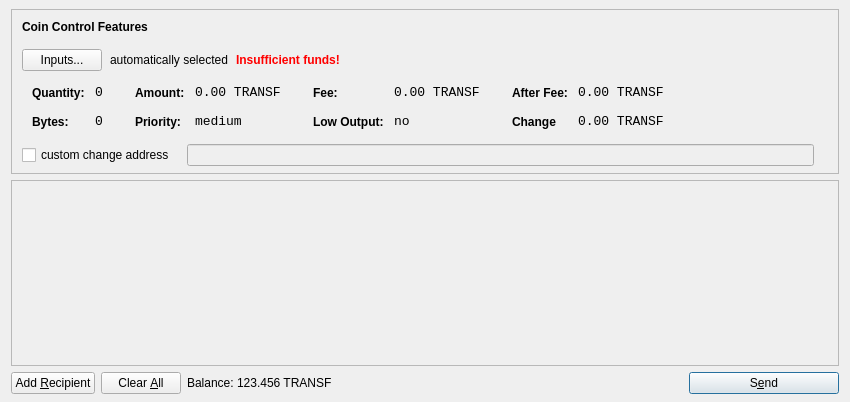
<?xml version="1.0" encoding="UTF-8"?>
<ui version="4.0">
 <class>SendCoinsDialog</class>
 <widget class="QDialog" name="SendCoinsDialog">
  <property name="geometry">
   <rect>
    <x>0</x>
    <y>0</y>
    <width>850</width>
    <height>402</height>
   </rect>
  </property>
  <property name="windowTitle">
   <string>Send Coins</string>
  </property>
  <layout class="QVBoxLayout" name="verticalLayout" stretch="0,1,0">
   <property name="topMargin">
    <number>9</number>
   </property>
   <property name="bottomMargin">
    <number>8</number>
   </property>
   <item>
    <widget class="QFrame" name="frameCoinControl">
     <property name="sizePolicy">
      <sizepolicy hsizetype="Expanding" vsizetype="Expanding">
       <horstretch>0</horstretch>
       <verstretch>0</verstretch>
      </sizepolicy>
     </property>
     <property name="maximumSize">
      <size>
       <width>16777215</width>
       <height>16777215</height>
      </size>
     </property>
     <property name="frameShape">
      <enum>QFrame::StyledPanel</enum>
     </property>
     <property name="frameShadow">
      <enum>QFrame::Sunken</enum>
     </property>
     <layout class="QVBoxLayout" name="verticalLayoutCoinControl2">
      <property name="spacing">
       <number>6</number>
      </property>
      <property name="leftMargin">
       <number>0</number>
      </property>
      <property name="topMargin">
       <number>0</number>
      </property>
      <property name="rightMargin">
       <number>0</number>
      </property>
      <property name="bottomMargin">
       <number>6</number>
      </property>
      <item>
       <layout class="QVBoxLayout" name="verticalLayoutCoinControl" stretch="0,0,0,0,1">
        <property name="spacing">
         <number>0</number>
        </property>
        <property name="leftMargin">
         <number>10</number>
        </property>
        <property name="topMargin">
         <number>10</number>
        </property>
        <item>
         <layout class="QHBoxLayout" name="horizontalLayoutCoinControl1">
          <property name="bottomMargin">
           <number>15</number>
          </property>
          <item>
           <widget class="QLabel" name="labelCoinControlFeatures">
            <property name="sizePolicy">
             <sizepolicy hsizetype="Preferred" vsizetype="Maximum">
              <horstretch>0</horstretch>
              <verstretch>0</verstretch>
             </sizepolicy>
            </property>
            <property name="font">
             <font>
              <weight>75</weight>
              <bold>true</bold>
             </font>
            </property>
            <property name="styleSheet">
             <string notr="true">font-weight:bold;</string>
            </property>
            <property name="text">
             <string>Coin Control Features</string>
            </property>
           </widget>
          </item>
         </layout>
        </item>
        <item>
         <layout class="QHBoxLayout" name="horizontalLayoutCoinControl2" stretch="0,0,0,0">
          <property name="spacing">
           <number>8</number>
          </property>
          <property name="bottomMargin">
           <number>10</number>
          </property>
          <item>
           <widget class="QPushButton" name="pushButtonCoinControl">
            <property name="styleSheet">
             <string notr="true"/>
            </property>
            <property name="text">
             <string>Inputs...</string>
            </property>
           </widget>
          </item>
          <item>
           <widget class="QLabel" name="labelCoinControlAutomaticallySelected">
            <property name="text">
             <string>automatically selected</string>
            </property>
            <property name="margin">
             <number>5</number>
            </property>
           </widget>
          </item>
          <item>
           <widget class="QLabel" name="labelCoinControlInsuffFunds">
            <property name="font">
             <font>
              <weight>75</weight>
              <bold>true</bold>
             </font>
            </property>
            <property name="styleSheet">
             <string notr="true">color:red;font-weight:bold;</string>
            </property>
            <property name="text">
             <string>Insufficient funds!</string>
            </property>
            <property name="margin">
             <number>5</number>
            </property>
           </widget>
          </item>
          <item>
           <spacer name="horizontalSpacerCoinControl">
            <property name="orientation">
             <enum>Qt::Horizontal</enum>
            </property>
            <property name="sizeHint" stdset="0">
             <size>
              <width>40</width>
              <height>1</height>
             </size>
            </property>
           </spacer>
          </item>
         </layout>
        </item>
        <item>
         <widget class="QWidget" name="widgetCoinControl" native="true">
          <property name="sizePolicy">
           <sizepolicy hsizetype="Preferred" vsizetype="Preferred">
            <horstretch>0</horstretch>
            <verstretch>0</verstretch>
           </sizepolicy>
          </property>
          <property name="minimumSize">
           <size>
            <width>0</width>
            <height>0</height>
           </size>
          </property>
          <property name="styleSheet">
           <string notr="true"/>
          </property>
          <layout class="QHBoxLayout" name="horizontalLayoutCoinControl5">
           <property name="leftMargin">
            <number>0</number>
           </property>
           <property name="topMargin">
            <number>0</number>
           </property>
           <property name="rightMargin">
            <number>0</number>
           </property>
           <property name="bottomMargin">
            <number>0</number>
           </property>
           <item>
            <layout class="QHBoxLayout" name="horizontalLayoutCoinControl3" stretch="0,0,0,1">
             <property name="spacing">
              <number>20</number>
             </property>
             <property name="topMargin">
              <number>0</number>
             </property>
             <property name="bottomMargin">
              <number>10</number>
             </property>
             <item>
              <layout class="QFormLayout" name="formLayoutCoinControl1">
               <property name="horizontalSpacing">
                <number>10</number>
               </property>
               <property name="verticalSpacing">
                <number>14</number>
               </property>
               <property name="leftMargin">
                <number>10</number>
               </property>
               <property name="topMargin">
                <number>4</number>
               </property>
               <property name="rightMargin">
                <number>6</number>
               </property>
               <item row="0" column="0">
                <widget class="QLabel" name="labelCoinControlQuantityText">
                 <property name="styleSheet">
                  <string notr="true">font-weight:bold;</string>
                 </property>
                 <property name="text">
                  <string>Quantity:</string>
                 </property>
                 <property name="margin">
                  <number>0</number>
                 </property>
                </widget>
               </item>
               <item row="0" column="1">
                <widget class="QLabel" name="labelCoinControlQuantity">
                 <property name="font">
                  <font>
                   <family>Monospace</family>
                   <pointsize>10</pointsize>
                  </font>
                 </property>
                 <property name="cursor">
                  <cursorShape>IBeamCursor</cursorShape>
                 </property>
                 <property name="contextMenuPolicy">
                  <enum>Qt::ActionsContextMenu</enum>
                 </property>
                 <property name="text">
                  <string>0</string>
                 </property>
                 <property name="margin">
                  <number>0</number>
                 </property>
                 <property name="textInteractionFlags">
                  <set>Qt::LinksAccessibleByMouse|Qt::TextSelectableByKeyboard|Qt::TextSelectableByMouse</set>
                 </property>
                </widget>
               </item>
               <item row="1" column="0">
                <widget class="QLabel" name="labelCoinControlBytesText">
                 <property name="styleSheet">
                  <string notr="true">font-weight:bold;</string>
                 </property>
                 <property name="text">
                  <string>Bytes:</string>
                 </property>
                </widget>
               </item>
               <item row="1" column="1">
                <widget class="QLabel" name="labelCoinControlBytes">
                 <property name="font">
                  <font>
                   <family>Monospace</family>
                   <pointsize>10</pointsize>
                  </font>
                 </property>
                 <property name="cursor">
                  <cursorShape>IBeamCursor</cursorShape>
                 </property>
                 <property name="contextMenuPolicy">
                  <enum>Qt::ActionsContextMenu</enum>
                 </property>
                 <property name="text">
                  <string>0</string>
                 </property>
                 <property name="textInteractionFlags">
                  <set>Qt::LinksAccessibleByMouse|Qt::TextSelectableByKeyboard|Qt::TextSelectableByMouse</set>
                 </property>
                </widget>
               </item>
              </layout>
             </item>
             <item>
              <layout class="QFormLayout" name="formLayoutCoinControl2">
               <property name="horizontalSpacing">
                <number>10</number>
               </property>
               <property name="verticalSpacing">
                <number>14</number>
               </property>
               <property name="leftMargin">
                <number>6</number>
               </property>
               <property name="topMargin">
                <number>4</number>
               </property>
               <property name="rightMargin">
                <number>6</number>
               </property>
               <item row="0" column="0">
                <widget class="QLabel" name="labelCoinControlAmountText">
                 <property name="styleSheet">
                  <string notr="true">font-weight:bold;</string>
                 </property>
                 <property name="text">
                  <string>Amount:</string>
                 </property>
                 <property name="margin">
                  <number>0</number>
                 </property>
                </widget>
               </item>
               <item row="0" column="1">
                <widget class="QLabel" name="labelCoinControlAmount">
                 <property name="font">
                  <font>
                   <family>Monospace</family>
                   <pointsize>10</pointsize>
                  </font>
                 </property>
                 <property name="cursor">
                  <cursorShape>IBeamCursor</cursorShape>
                 </property>
                 <property name="contextMenuPolicy">
                  <enum>Qt::ActionsContextMenu</enum>
                 </property>
                 <property name="text">
                  <string>0.00 TRANSF</string>
                 </property>
                 <property name="textInteractionFlags">
                  <set>Qt::LinksAccessibleByMouse|Qt::TextSelectableByKeyboard|Qt::TextSelectableByMouse</set>
                 </property>
                </widget>
               </item>
               <item row="1" column="0">
                <widget class="QLabel" name="labelCoinControlPriorityText">
                 <property name="styleSheet">
                  <string notr="true">font-weight:bold;</string>
                 </property>
                 <property name="text">
                  <string>Priority:</string>
                 </property>
                </widget>
               </item>
               <item row="1" column="1">
                <widget class="QLabel" name="labelCoinControlPriority">
                 <property name="font">
                  <font>
                   <family>Monospace</family>
                   <pointsize>10</pointsize>
                  </font>
                 </property>
                 <property name="cursor">
                  <cursorShape>IBeamCursor</cursorShape>
                 </property>
                 <property name="contextMenuPolicy">
                  <enum>Qt::ActionsContextMenu</enum>
                 </property>
                 <property name="text">
                  <string>medium</string>
                 </property>
                 <property name="textInteractionFlags">
                  <set>Qt::LinksAccessibleByMouse|Qt::TextSelectableByKeyboard|Qt::TextSelectableByMouse</set>
                 </property>
                </widget>
               </item>
              </layout>
             </item>
             <item>
              <layout class="QFormLayout" name="formLayoutCoinControl3">
               <property name="horizontalSpacing">
                <number>10</number>
               </property>
               <property name="verticalSpacing">
                <number>14</number>
               </property>
               <property name="leftMargin">
                <number>6</number>
               </property>
               <property name="topMargin">
                <number>4</number>
               </property>
               <property name="rightMargin">
                <number>6</number>
               </property>
               <item row="0" column="0">
                <widget class="QLabel" name="labelCoinControlFeeText">
                 <property name="styleSheet">
                  <string notr="true">font-weight:bold;</string>
                 </property>
                 <property name="text">
                  <string>Fee:</string>
                 </property>
                 <property name="margin">
                  <number>0</number>
                 </property>
                </widget>
               </item>
               <item row="0" column="1">
                <widget class="QLabel" name="labelCoinControlFee">
                 <property name="font">
                  <font>
                   <family>Monospace</family>
                   <pointsize>10</pointsize>
                  </font>
                 </property>
                 <property name="cursor">
                  <cursorShape>IBeamCursor</cursorShape>
                 </property>
                 <property name="contextMenuPolicy">
                  <enum>Qt::ActionsContextMenu</enum>
                 </property>
                 <property name="text">
                  <string>0.00 TRANSF</string>
                 </property>
                 <property name="textInteractionFlags">
                  <set>Qt::LinksAccessibleByMouse|Qt::TextSelectableByKeyboard|Qt::TextSelectableByMouse</set>
                 </property>
                </widget>
               </item>
               <item row="1" column="0">
                <widget class="QLabel" name="labelCoinControlLowOutputText">
                 <property name="styleSheet">
                  <string notr="true">font-weight:bold;</string>
                 </property>
                 <property name="text">
                  <string>Low Output:</string>
                 </property>
                </widget>
               </item>
               <item row="1" column="1">
                <widget class="QLabel" name="labelCoinControlLowOutput">
                 <property name="font">
                  <font>
                   <family>Monospace</family>
                   <pointsize>10</pointsize>
                  </font>
                 </property>
                 <property name="cursor">
                  <cursorShape>IBeamCursor</cursorShape>
                 </property>
                 <property name="contextMenuPolicy">
                  <enum>Qt::ActionsContextMenu</enum>
                 </property>
                 <property name="text">
                  <string>no</string>
                 </property>
                 <property name="textInteractionFlags">
                  <set>Qt::LinksAccessibleByMouse|Qt::TextSelectableByKeyboard|Qt::TextSelectableByMouse</set>
                 </property>
                </widget>
               </item>
              </layout>
             </item>
             <item>
              <layout class="QFormLayout" name="formLayoutCoinControl4">
               <property name="horizontalSpacing">
                <number>10</number>
               </property>
               <property name="verticalSpacing">
                <number>14</number>
               </property>
               <property name="leftMargin">
                <number>6</number>
               </property>
               <property name="topMargin">
                <number>4</number>
               </property>
               <property name="rightMargin">
                <number>6</number>
               </property>
               <item row="0" column="0">
                <widget class="QLabel" name="labelCoinControlAfterFeeText">
                 <property name="styleSheet">
                  <string notr="true">font-weight:bold;</string>
                 </property>
                 <property name="text">
                  <string>After Fee:</string>
                 </property>
                 <property name="margin">
                  <number>0</number>
                 </property>
                </widget>
               </item>
               <item row="0" column="1">
                <widget class="QLabel" name="labelCoinControlAfterFee">
                 <property name="font">
                  <font>
                   <family>Monospace</family>
                   <pointsize>10</pointsize>
                  </font>
                 </property>
                 <property name="cursor">
                  <cursorShape>IBeamCursor</cursorShape>
                 </property>
                 <property name="contextMenuPolicy">
                  <enum>Qt::ActionsContextMenu</enum>
                 </property>
                 <property name="text">
                  <string>0.00 TRANSF</string>
                 </property>
                 <property name="textInteractionFlags">
                  <set>Qt::LinksAccessibleByMouse|Qt::TextSelectableByKeyboard|Qt::TextSelectableByMouse</set>
                 </property>
                </widget>
               </item>
               <item row="1" column="0">
                <widget class="QLabel" name="labelCoinControlChangeText">
                 <property name="styleSheet">
                  <string notr="true">font-weight:bold;</string>
                 </property>
                 <property name="text">
                  <string>Change</string>
                 </property>
                </widget>
               </item>
               <item row="1" column="1">
                <widget class="QLabel" name="labelCoinControlChange">
                 <property name="font">
                  <font>
                   <family>Monospace</family>
                   <pointsize>10</pointsize>
                  </font>
                 </property>
                 <property name="cursor">
                  <cursorShape>IBeamCursor</cursorShape>
                 </property>
                 <property name="contextMenuPolicy">
                  <enum>Qt::ActionsContextMenu</enum>
                 </property>
                 <property name="text">
                  <string>0.00 TRANSF</string>
                 </property>
                 <property name="textInteractionFlags">
                  <set>Qt::LinksAccessibleByMouse|Qt::TextSelectableByKeyboard|Qt::TextSelectableByMouse</set>
                 </property>
                </widget>
               </item>
              </layout>
             </item>
            </layout>
           </item>
          </layout>
         </widget>
        </item>
        <item>
         <layout class="QHBoxLayout" name="horizontalLayoutCoinControl4" stretch="0,0,0">
          <property name="spacing">
           <number>12</number>
          </property>
          <property name="sizeConstraint">
           <enum>QLayout::SetDefaultConstraint</enum>
          </property>
          <property name="topMargin">
           <number>5</number>
          </property>
          <property name="rightMargin">
           <number>5</number>
          </property>
          <item>
           <widget class="QCheckBox" name="checkBoxCoinControlChange">
            <property name="text">
             <string>custom change address</string>
            </property>
           </widget>
          </item>
          <item>
           <widget class="QLineEdit" name="lineEditCoinControlChange">
            <property name="enabled">
             <bool>false</bool>
            </property>
            <property name="sizePolicy">
             <sizepolicy hsizetype="Expanding" vsizetype="Fixed">
              <horstretch>0</horstretch>
              <verstretch>0</verstretch>
             </sizepolicy>
            </property>
           </widget>
          </item>
          <item>
           <widget class="QLabel" name="labelCoinControlChangeLabel">
            <property name="sizePolicy">
             <sizepolicy hsizetype="Preferred" vsizetype="Expanding">
              <horstretch>0</horstretch>
              <verstretch>0</verstretch>
             </sizepolicy>
            </property>
            <property name="minimumSize">
             <size>
              <width>0</width>
              <height>0</height>
             </size>
            </property>
            <property name="text">
             <string/>
            </property>
            <property name="margin">
             <number>3</number>
            </property>
           </widget>
          </item>
         </layout>
        </item>
        <item>
         <spacer name="verticalSpacerCoinControl">
          <property name="orientation">
           <enum>Qt::Vertical</enum>
          </property>
          <property name="sizeHint" stdset="0">
           <size>
            <width>800</width>
            <height>1</height>
           </size>
          </property>
         </spacer>
        </item>
       </layout>
      </item>
     </layout>
    </widget>
   </item>
   <item>
    <widget class="QScrollArea" name="scrollArea">
     <property name="widgetResizable">
      <bool>true</bool>
     </property>
     <widget class="QWidget" name="scrollAreaWidgetContents">
      <property name="geometry">
       <rect>
        <x>0</x>
        <y>0</y>
        <width>830</width>
        <height>174</height>
       </rect>
      </property>
      <layout class="QVBoxLayout" name="verticalLayout_2">
       <property name="leftMargin">
        <number>0</number>
       </property>
       <property name="topMargin">
        <number>0</number>
       </property>
       <property name="rightMargin">
        <number>0</number>
       </property>
       <property name="bottomMargin">
        <number>0</number>
       </property>
       <item>
        <layout class="QVBoxLayout" name="entries">
         <property name="spacing">
          <number>6</number>
         </property>
        </layout>
       </item>
       <item>
        <spacer name="verticalSpacer">
         <property name="orientation">
          <enum>Qt::Vertical</enum>
         </property>
         <property name="sizeHint" stdset="0">
          <size>
           <width>20</width>
           <height>40</height>
          </size>
         </property>
        </spacer>
       </item>
      </layout>
     </widget>
    </widget>
   </item>
   <item>
    <layout class="QHBoxLayout" name="horizontalLayout">
     <item>
      <widget class="QPushButton" name="addButton">
       <property name="toolTip">
        <string>Send to multiple recipients at once</string>
       </property>
       <property name="text">
        <string>Add &amp;Recipient</string>
       </property>
       <property name="icon">
        <iconset resource="../bitcoin.qrc">
         <normaloff>:/icons/add</normaloff>:/icons/add</iconset>
       </property>
       <property name="autoDefault">
        <bool>false</bool>
       </property>
      </widget>
     </item>
     <item>
      <widget class="QPushButton" name="clearButton">
       <property name="sizePolicy">
        <sizepolicy hsizetype="Minimum" vsizetype="Fixed">
         <horstretch>0</horstretch>
         <verstretch>0</verstretch>
        </sizepolicy>
       </property>
       <property name="toolTip">
        <string>Remove all transaction fields</string>
       </property>
       <property name="text">
        <string>Clear &amp;All</string>
       </property>
       <property name="icon">
        <iconset resource="../bitcoin.qrc">
         <normaloff>:/icons/remove</normaloff>:/icons/remove</iconset>
       </property>
       <property name="autoRepeatDelay">
        <number>300</number>
       </property>
       <property name="autoDefault">
        <bool>false</bool>
       </property>
      </widget>
     </item>
     <item>
      <layout class="QHBoxLayout" name="horizontalLayout_2">
       <property name="spacing">
        <number>3</number>
       </property>
       <item>
        <widget class="QLabel" name="label1">
         <property name="sizePolicy">
          <sizepolicy hsizetype="Preferred" vsizetype="Fixed">
           <horstretch>0</horstretch>
           <verstretch>0</verstretch>
          </sizepolicy>
         </property>
         <property name="text">
          <string>Balance:</string>
         </property>
        </widget>
       </item>
       <item>
        <widget class="QLabel" name="labelBalance">
         <property name="sizePolicy">
          <sizepolicy hsizetype="Preferred" vsizetype="Fixed">
           <horstretch>0</horstretch>
           <verstretch>0</verstretch>
          </sizepolicy>
         </property>
         <property name="cursor">
          <cursorShape>IBeamCursor</cursorShape>
         </property>
         <property name="text">
          <string>123.456 TRANSF</string>
         </property>
         <property name="textInteractionFlags">
          <set>Qt::LinksAccessibleByMouse|Qt::TextSelectableByKeyboard|Qt::TextSelectableByMouse</set>
         </property>
        </widget>
       </item>
      </layout>
     </item>
     <item>
      <spacer name="horizontalSpacer">
       <property name="orientation">
        <enum>Qt::Horizontal</enum>
       </property>
       <property name="sizeHint" stdset="0">
        <size>
         <width>40</width>
         <height>20</height>
        </size>
       </property>
      </spacer>
     </item>
     <item>
      <widget class="QPushButton" name="sendButton">
       <property name="minimumSize">
        <size>
         <width>150</width>
         <height>0</height>
        </size>
       </property>
       <property name="toolTip">
        <string>Confirm the send action</string>
       </property>
       <property name="text">
        <string>S&amp;end</string>
       </property>
       <property name="icon">
        <iconset resource="../bitcoin.qrc">
         <normaloff>:/icons/send</normaloff>:/icons/send</iconset>
       </property>
       <property name="default">
        <bool>true</bool>
       </property>
      </widget>
     </item>
    </layout>
   </item>
  </layout>
 </widget>
 <resources>
  <include location="../bitcoin.qrc"/>
 </resources>
 <connections/>
</ui>
